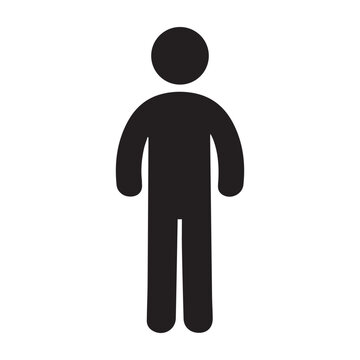
#> input picture planning/images/person.jpg, 360 x 360 px
$ python imageprocessing.py
#> lines starting #> are read from the running program, lines starting #| are printed output that depends on the picture; after the words box and inside, x2 and y2 are one past the last pixel; in counts of white or black regions, pixels touching at a corner belong together
import numpy as np
import cv2 as cv
from matplotlib import pyplot as plt

class Image:
    def __init__(self, path_to_image, straight_line_preference=False):
        # Read the image and detect edges
#> called with path_to_image = 'images/person.jpg', straight_line_preference = False
        self.image = cv.imread(path_to_image)
#> self.image is the input picture: shape (360, 360, 3); mean B, G, R 218.4, 218.3, 218.9
        self.image_height = self.image.shape[0]
#> self.image_height = 360
        self.image_width = self.image.shape[1]
#> self.image_width = 360
        self.gray = cv.cvtColor(self.image, cv.COLOR_BGR2GRAY)
        self.waypoints = []
        self.canvas_height = 5.0 # in meters
        self.canvas_width = 5.0 # also in meters
        self.spray_can_radius = 0.05 # in meters
        self.straight_line_preference = straight_line_preference

    # [20 lines left out: function get_waypoints, not called in this run]

    def grid_planning(self):
        resized_image = cv.resize(self.gray, (int(self.canvas_width * 500), int(self.canvas_height * 500)))
        cv.imshow('resized_image', resized_image)

        _, binary_image = cv.threshold(resized_image, 127, 255, cv.THRESH_BINARY)
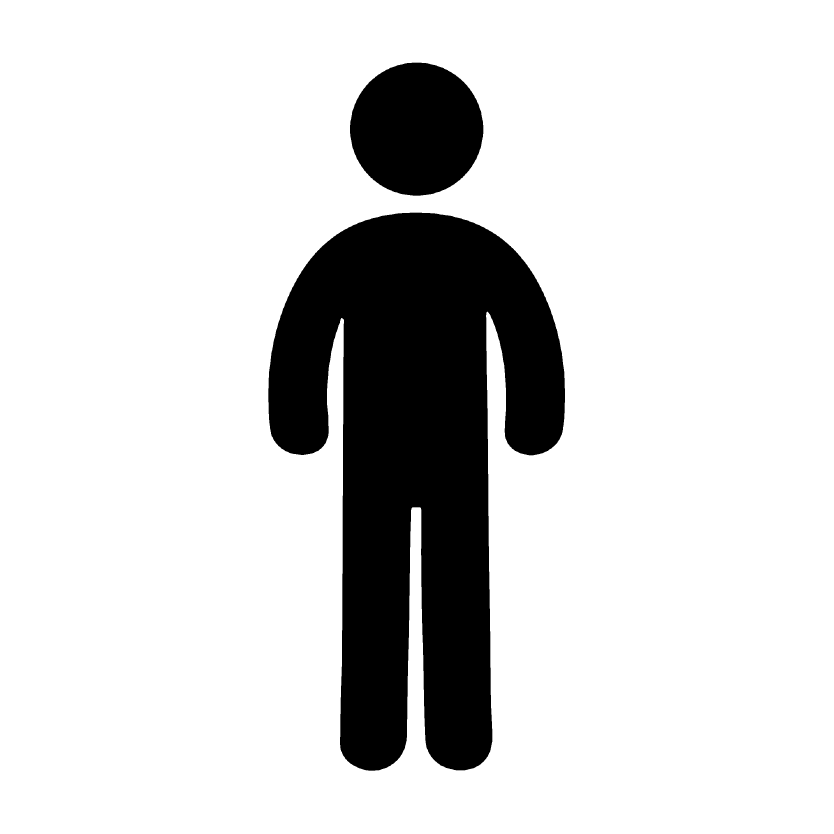
#> binary_image: shape (2500, 2500) (shown at 1/3 size); 83.8% white; 2 black regions, box (x1, y1, x2, y2) and area: (805, 638, 1695, 2312) 890355, (1050, 188, 1450, 587) 125119
        print(binary_image)
#> (printed output is left out)

        spray_can_square_side = self.spray_can_radius * np.sqrt(2)
        num_rows = int(self.canvas_height / spray_can_square_side)
        num_cols = int(self.canvas_width / spray_can_square_side)
        row_spacing = col_spacing = spray_can_square_side * 500

        print(num_rows, num_cols, row_spacing, col_spacing)
        # Identify waypoints in black regions
        for i in range(num_rows):
            for j in range(num_cols):
                # Define the grid cell boundaries
                x_start = int(j * col_spacing)
                y_start = int(i * row_spacing)
                x_end = int(x_start + col_spacing)
                y_end = int(y_start + row_spacing)

                # Extract the grid cell
                # print(y_start, y_end, x_start, x_end)
                grid_cell = binary_image[y_start:y_end, x_start:x_end]
                # print(grid_cell.shape)

                # Check if the grid cell contains any black pixels
                if np.all(grid_cell <= 127):  # Black pixels have intensity 0
                    # Add the center of the grid cell as a waypoint
                    x_center = int(x_start + col_spacing / 2)
                    y_center = int(y_start + row_spacing / 2)
                    self.waypoints.append((x_center, y_center))
#> after the loop, self.waypoints = 664 pairs, first value 830 to 1643, second value 229 to 2279

        print('Waypoints: ', self.waypoints)
#> (printed output is left out)

        # Visualize the identified black areas and waypoints
        image_with_waypoints = cv.cvtColor(resized_image, cv.COLOR_GRAY2BGR)
        for (x, y) in self.waypoints:
            cv.circle(image_with_waypoints, (x, y), 5, (0, 0, 255), -1)  # Draw waypoints as red dots
#> this loop made 664 passes
#> (x, y) on passes 1 to 3: (1183, 229), (1219, 229), (1254, 229)
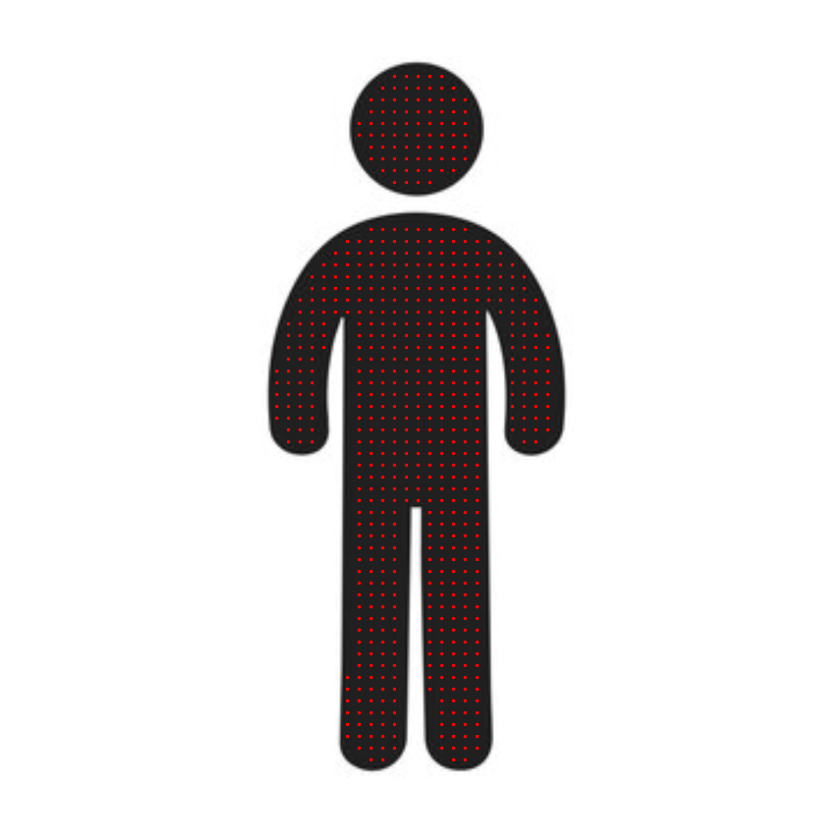
#> image_with_waypoints: shape (2500, 2500, 3) (shown at 1/3 size); mean B, G, R 218.1, 218.1, 220.3

        # image before
        plt.figure(figsize=(12, 6))
        plt.subplot(1, 2, 1)
        plt.title("Binary Image")
        plt.imshow(binary_image, cmap='gray')
        plt.axis('off')

        # with waypoints
        plt.subplot(1, 2, 2)
        plt.title("Waypoints on Image")
        plt.imshow(cv.cvtColor(image_with_waypoints, cv.COLOR_BGR2RGB))
        plt.axis('off')
        plt.show()
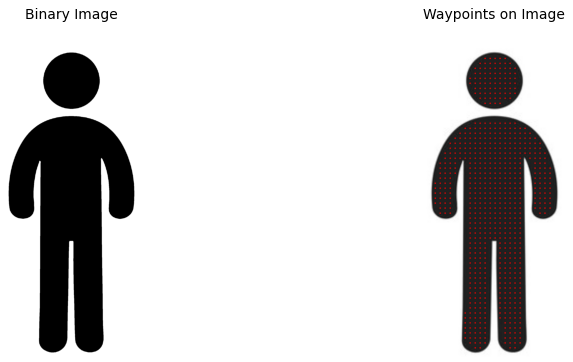
#> figure drawn by matplotlib, 2 panels

    def nearest_neighbor_path(self):
        '''returns the optimized path between the waypoints with preference for straight lines'''

        waypoints = np.array(self.waypoints)
#> waypoints has the same summary as self.waypoints in grid_planning

        n = len(waypoints)
#> n = 664
        # Calculate pairwise distances using broadcasting
        diff = waypoints[:, np.newaxis, :] - waypoints[np.newaxis, :, :]
        dist_matrix = np.sqrt(np.sum(diff * diff, axis=2))
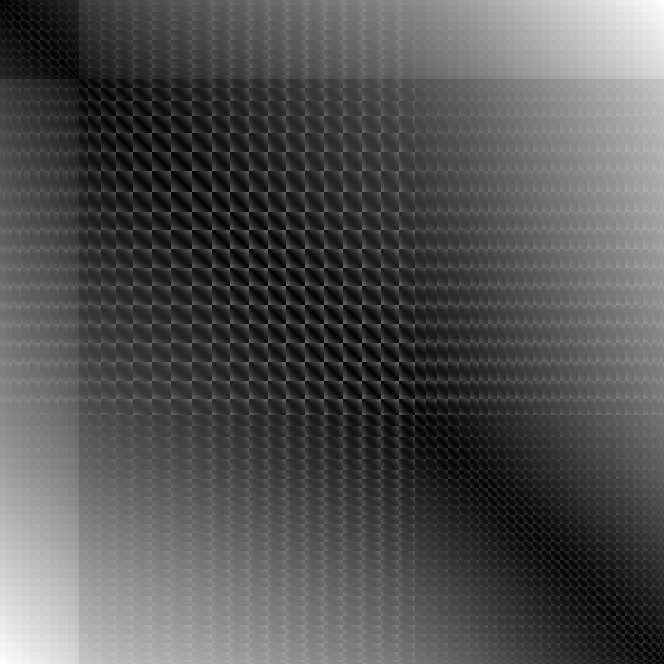
#> dist_matrix: shape (664, 664) float64; min 0, max 2060.9, mean 667.1; drawn with min black and max white

        unvisited = np.array(list(range(1, n))) # Start from first waypoint
#> unvisited = 663 values from 1 to 663
        route = np.array([0])
        current = 0
        prev_direction = None

        while len(unvisited) > 0:
            distances = dist_matrix[current, unvisited]

            # Apply direction preference if we have a previous direction
            if self.straight_line_preference and len(route) >= 2:
                prev_point = waypoints[route[-2]]
                curr_point = waypoints[current]
                prev_direction = curr_point - prev_point
                prev_direction = prev_direction / np.linalg.norm(prev_direction)

                # Calculate directions to potential next points
                potential_directions = waypoints[unvisited] - curr_point
                norms = np.linalg.norm(potential_directions, axis=1)
                potential_directions = potential_directions / norms[:, np.newaxis]

                # Calculate alignment with previous direction (dot product)
                alignments = np.abs(np.dot(potential_directions, prev_direction))

                # Combine distance and alignment scores
                # Lower distance and higher alignment is better
                scores = distances * (2 - alignments)  # Alignment factor ranges from 1-2
                min_idx = np.argmin(scores)
            else:
                min_idx = np.argmin(distances)

            next_point = unvisited[min_idx]
            route = np.append(route, next_point)
            unvisited = np.delete(unvisited, min_idx)
            current = next_point
#> this loop made 663 passes
#> (min_idx, next_point, route, current) on passes 1 to 11: (5, 6, [0, 6], 6), (4, 5, [0, 6, 5], 5), (10, 13, [0, 6, 5, 13], 13), (9, 12, [0, 6, 5, 13, 12], 12), (16, 21, [0, 6, 5, 13, 12, 21], 21), (16, 22, [0, 6, 5, 13, 12, 21, 22], 22), (16, 23, [0, 6, 5, 13, 12, 21, 22, 23], 23), (25, 33, [0, 6, 5, 13, 12, 21, 22, 23, 33], 33), (24, 32, [0, 6, 5, 13, 12, 21, 22, 23, 33, 32], 32), (23, 31, [0, 6, 5, 13, 12, 21, 22, 23, 33, 32, 31], 31), (30, 41, [0, 6, 5, 13, 12, 21, 22, 23, 33, 32, 31, 41], 41)
#> (min_idx, next_point, current) on passes 15 to 20: (23, 34, 34), (16, 24, 24), (16, 25, 25), (16, 26, 26), (21, 36, 36), (20, 35, 35)
#> after the loop, route = 664 values, max 663 at index 507, min 0 at index 0, mean 331.5; unvisited = empty array

        self.optimized_path = waypoints[route]
#> self.optimized_path has the same summary as self.waypoints in grid_planning
        print('Optimized path: ', self.optimized_path)
        print('Path distance: ', self.get_path_distance())
        self.plot_path()
        return self.optimized_path


    def plot_path(self):
        plt.figure(figsize=(10, 8))
        plt.imshow(cv.cvtColor(self.image, cv.COLOR_BGR2RGB), alpha=0.5)

        path_x, path_y = zip(*self.optimized_path)
        plt.plot(path_x, path_y, 'r-', linewidth=2, label='Optimized Path')
        plt.scatter(path_x, path_y, c='blue', s=50, marker='o', label='Waypoints')

        # Highlight first and last points
        plt.scatter(path_x[0], path_y[0], c='green', s=100, marker='*', label='Start')
        plt.scatter(path_x[-1], path_y[-1], c='red', s=100, marker='*', label='End')

        plt.title('Optimized Path')
        plt.legend()
        plt.axis('off')
        plt.show()

    def get_path_distance(self):
        total_distance = 0
        # Convert optimized path points from pixels to global xy coordinates
        pixel2xy = self.canvas_width / (self.image_width * 500)
#> pixel2xy = 2.78e-05
        optimized_path_xy = self.optimized_path * pixel2xy
#> optimized_path_xy = 664 pairs, first value 0.0231 to 0.0456, second value 0.00636 to 0.0633
        for i in range(len(optimized_path_xy)-1):
            point1 = optimized_path_xy[i]
            point2 = optimized_path_xy[i+1]
            distance = np.linalg.norm(point2 - point1)
            total_distance += distance
#> this loop made 663 passes
#> (point1, point2, distance, total_distance) on passes 1 to 3: ([0.0329, 0.00636], [0.0329, 0.00733], 0.000972, 0.000972), ([0.0329, 0.00733], [0.0319, 0.00733], 0.000972, 0.00194), ([0.0319, 0.00733], [0.0319, 0.00831], 0.000972, 0.00292)
#> after the loop, total_distance = 0.772
        print(f'Total path distance: {total_distance:.2f} ')
        return total_distance

    # [35 lines left out: functions pixels_to_xy, plot, not called in this run]

def main():
    # [5 lines of commented-out code are left out]

    img = Image('images/person.jpg', straight_line_preference=False)
    img.grid_planning()
    img.nearest_neighbor_path()
#> in plot_path, `path_x, path_y = zip(*self.optimized_path)`: path_x = 664 values, max 1643 at index 139, min 830 at index 616, mean 1250.6; path_y = 664 values, max 2279 at index 467, min 229 at index 0, mean 1235.4
#> in plot_path, `plt.show()`:
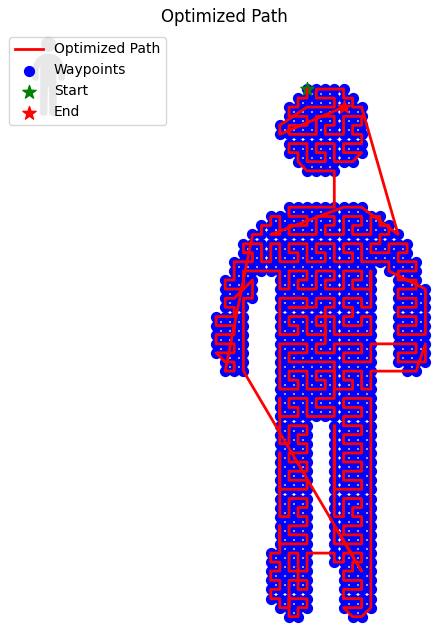
#> figure drawn by matplotlib, 1 panel

if __name__ == "__main__":
    main()
